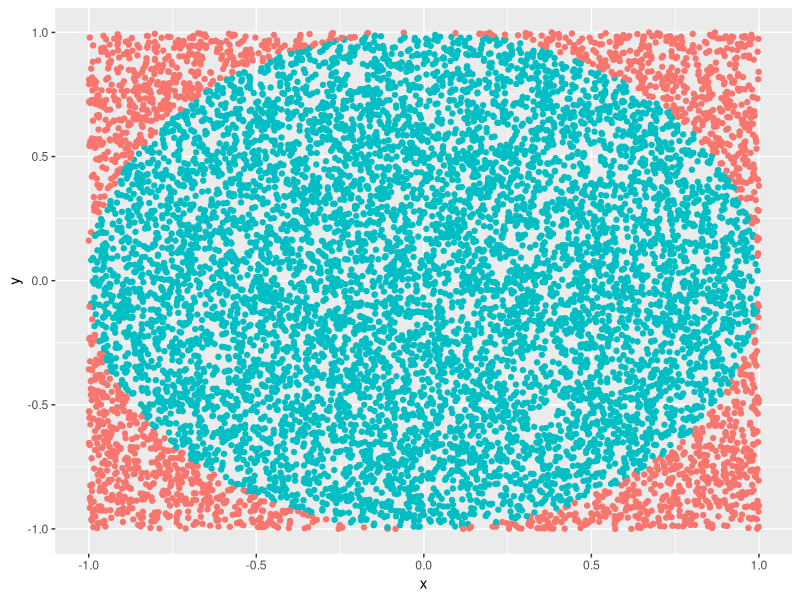

Here is the R script that generated this plot:

# Pi with Monte Carlo

sim <- 10000
perimeter <- 1

# Randomly generating points
rand_pt <- function(perimeter = 1) {
  x <- runif(n = 1, min = -perimeter, max = perimeter)
  y <- runif(n = 1, min = -perimeter, max = perimeter)
  return(list(x = x, y = y, in_circle = x^2 + y^2 <= perimeter^2))
}

# Monte Carlo 
set.seed(123)
pi_df <- data.frame(x = rep(NA, sim), y = rep(NA, sim), in_circle = rep(NA, sim))
for (i in seq(sim)) {
  my_sim <- rand_pt()
  pi_df$in_circle[i] <- my_sim$in_circle
  pi_df$x[i] <- my_sim$x
  pi_df$y[i] <- my_sim$y
}

my_pi <- 4 * sum(pi_df$in_circle) / nrow(pi_df)

library(ggplot2)
ggplot(pi_df, aes(x=x, y=y, color=as.factor(in_circle))) + geom_point() + theme(legend.position = 'none')

# Credit: Alook Analytics
